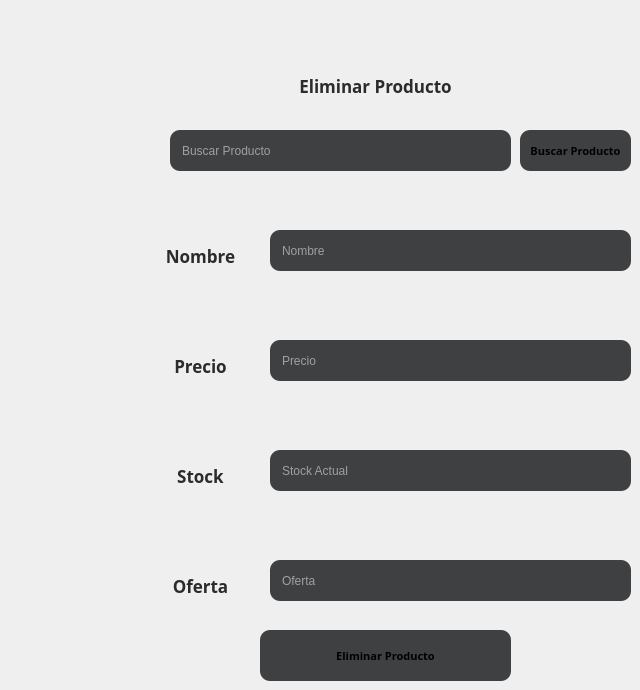
       <widget class="QWidget" name="eliminar">
        <widget class="QLineEdit" name="lineEdit_14">
         <property name="geometry">
          <rect>
           <x>170</x>
           <y>130</y>
           <width>341</width>
           <height>41</height>
          </rect>
         </property>
         <property name="styleSheet">
          <string notr="true">background-color: #3f4042;
color: #ffffff;
border-radius: 10px;
padding: 10px;</string>
         </property>
         <property name="maxLength">
          <number>13</number>
         </property>
         <property name="placeholderText">
          <string>Buscar Producto</string>
         </property>
        </widget>
        <widget class="QLineEdit" name="lineEdit_15">
         <property name="geometry">
          <rect>
           <x>270</x>
           <y>450</y>
           <width>361</width>
           <height>41</height>
          </rect>
         </property>
         <property name="styleSheet">
          <string notr="true">background-color: #3f4042;
color: #ffffff;
border-radius: 10px;
padding: 10px;</string>
         </property>
         <property name="maxLength">
          <number>13</number>
         </property>
         <property name="readOnly">
          <bool>true</bool>
         </property>
         <property name="placeholderText">
          <string>Stock Actual</string>
         </property>
        </widget>
        <widget class="QLabel" name="label_45">
         <property name="geometry">
          <rect>
           <x>130</x>
           <y>240</y>
           <width>141</width>
           <height>31</height>
          </rect>
         </property>
         <property name="font">
          <font>
           <family>Rockwell</family>
           <pointsize>13</pointsize>
           <bold>true</bold>
          </font>
         </property>
         <property name="styleSheet">
          <string notr="true">background-color: transparent;
color: #2b2b2b;</string>
         </property>
         <property name="text">
          <string>Nombre</string>
         </property>
         <property name="alignment">
          <set>Qt::AlignCenter</set>
         </property>
        </widget>
        <widget class="QPushButton" name="pushButton_23">
         <property name="geometry">
          <rect>
           <x>260</x>
           <y>630</y>
           <width>251</width>
           <height>51</height>
          </rect>
         </property>
         <property name="font">
          <font>
           <family>Rockwell</family>
           <pointsize>8</pointsize>
           <bold>true</bold>
          </font>
         </property>
         <property name="styleSheet">
          <string notr="true">background-color: #3f4042;
border-radius: 10px;</string>
         </property>
         <property name="text">
          <string>Eliminar Producto</string>
         </property>
        </widget>
        <widget class="QLabel" name="label_46">
         <property name="geometry">
          <rect>
           <x>130</x>
           <y>460</y>
           <width>141</width>
           <height>31</height>
          </rect>
         </property>
         <property name="font">
          <font>
           <family>Rockwell</family>
           <pointsize>13</pointsize>
           <bold>true</bold>
          </font>
         </property>
         <property name="styleSheet">
          <string notr="true">background-color: transparent;
color: #2b2b2b;</string>
         </property>
         <property name="text">
          <string>Stock</string>
         </property>
         <property name="alignment">
          <set>Qt::AlignCenter</set>
         </property>
        </widget>
        <widget class="QLabel" name="label_47">
         <property name="geometry">
          <rect>
           <x>130</x>
           <y>570</y>
           <width>141</width>
           <height>31</height>
          </rect>
         </property>
         <property name="font">
          <font>
           <family>Rockwell</family>
           <pointsize>13</pointsize>
           <bold>true</bold>
          </font>
         </property>
         <property name="styleSheet">
          <string notr="true">background-color: transparent;
color: #2b2b2b;</string>
         </property>
         <property name="text">
          <string>Oferta</string>
         </property>
         <property name="alignment">
          <set>Qt::AlignCenter</set>
         </property>
        </widget>
        <widget class="QLineEdit" name="lineEdit_16">
         <property name="geometry">
          <rect>
           <x>270</x>
           <y>230</y>
           <width>361</width>
           <height>41</height>
          </rect>
         </property>
         <property name="styleSheet">
          <string notr="true">background-color: #3f4042;
color: #ffffff;
border-radius: 10px;
padding: 10px;</string>
         </property>
         <property name="text">
          <string/>
         </property>
         <property name="maxLength">
          <number>13</number>
         </property>
         <property name="readOnly">
          <bool>true</bool>
         </property>
         <property name="placeholderText">
          <string>Nombre</string>
         </property>
        </widget>
        <widget class="QLineEdit" name="lineEdit_17">
         <property name="geometry">
          <rect>
           <x>270</x>
           <y>560</y>
           <width>361</width>
           <height>41</height>
          </rect>
         </property>
         <property name="styleSheet">
          <string notr="true">background-color: #3f4042;
color: #ffffff;
border-radius: 10px;
padding: 10px;</string>
         </property>
         <property name="maxLength">
          <number>13</number>
         </property>
         <property name="readOnly">
          <bool>true</bool>
         </property>
         <property name="placeholderText">
          <string>Oferta</string>
         </property>
        </widget>
        <widget class="QPushButton" name="pushButton_24">
         <property name="geometry">
          <rect>
           <x>520</x>
           <y>130</y>
           <width>111</width>
           <height>41</height>
          </rect>
         </property>
         <property name="font">
          <font>
           <family>Rockwell</family>
           <pointsize>8</pointsize>
           <bold>true</bold>
          </font>
         </property>
         <property name="styleSheet">
          <string notr="true">background-color: #3f4042;
border-radius: 10px;</string>
         </property>
         <property name="text">
          <string>Buscar Producto</string>
         </property>
         <property name="shortcut">
          <string>Return</string>
         </property>
        </widget>
        <widget class="QLabel" name="label_48">
         <property name="geometry">
          <rect>
           <x>280</x>
           <y>70</y>
           <width>191</width>
           <height>31</height>
          </rect>
         </property>
         <property name="font">
          <font>
           <family>Rockwell</family>
           <pointsize>13</pointsize>
           <bold>true</bold>
          </font>
         </property>
         <property name="styleSheet">
          <string notr="true">background-color: transparent;
color: #2b2b2b;</string>
         </property>
         <property name="text">
          <string>Eliminar Producto</string>
         </property>
         <property name="alignment">
          <set>Qt::AlignCenter</set>
         </property>
        </widget>
        <widget class="QLineEdit" name="lineEdit_18">
         <property name="geometry">
          <rect>
           <x>270</x>
           <y>340</y>
           <width>361</width>
           <height>41</height>
          </rect>
         </property>
         <property name="styleSheet">
          <string notr="true">background-color: #3f4042;
color: #ffffff;
border-radius: 10px;
padding: 10px;</string>
         </property>
         <property name="maxLength">
          <number>13</number>
         </property>
         <property name="readOnly">
          <bool>true</bool>
         </property>
         <property name="placeholderText">
          <string>Precio</string>
         </property>
        </widget>
        <widget class="QLabel" name="label_49">
         <property name="geometry">
          <rect>
           <x>130</x>
           <y>350</y>
           <width>141</width>
           <height>31</height>
          </rect>
         </property>
         <property name="font">
          <font>
           <family>Rockwell</family>
           <pointsize>13</pointsize>
           <bold>true</bold>
          </font>
         </property>
         <property name="styleSheet">
          <string notr="true">background-color: transparent;
color: #2b2b2b;</string>
         </property>
         <property name="text">
          <string>Precio</string>
         </property>
         <property name="alignment">
          <set>Qt::AlignCenter</set>
         </property>
        </widget>
       </widget>
